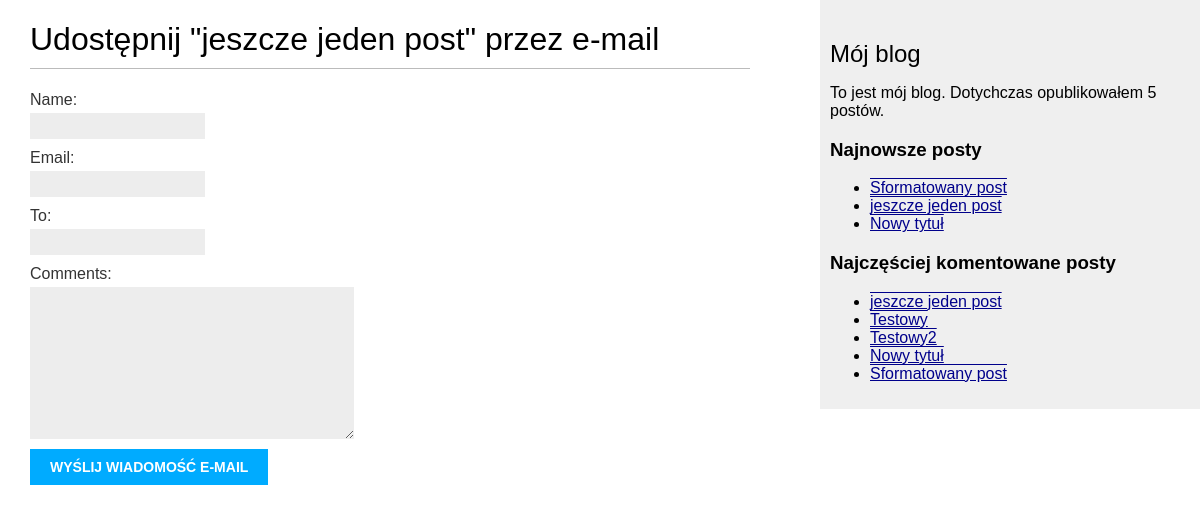
The app's page /my_blog/4/share/ with its own data.
### my_blog/models.py (models this page shows, shortened)
class Post(models.Model):
    STATUS_CHOICES=(
        ('draft', 'Draft'),
        ('published', 'Published'),
    )
    title = models.CharField(max_length=250)
    slug = models.SlugField(max_length=250,
                            unique_for_date='publish')
    author = models.ForeignKey(User,
                               on_delete=models.CASCADE,
                               related_name='blog_posts')
    body = models.TextField()
    publish = models.DateTimeField(default=timezone.now)
    created = models.DateTimeField(auto_now=True)
    updated = models.DateTimeField(auto_now=True)
    status = models.CharField(max_length=10,
                              choices=STATUS_CHOICES,
                              default='draft')
    objects = models.Manager()
    published = PublishedManager()
    tags = TaggableManager()
    class Meta:
        ordering = ('-publish',)
    def get_absolute_url(self):
        return reverse('my_blog:post_detail',
                       args=[self.publish.year,
                             self.publish.strftime('%m'),
                             self.publish.strftime('%d'),
                             self.slug])

### my_blog/views.py (the view)
def post_share(request, post_id):
    post = get_object_or_404(Post, id=post_id,status='published')
    sent = False
    if request.method == 'POST':
        form = EmailPostForm(request.POST)
        if form.is_valid():
            cd = form.cleaned_data
            post_url = request.build_absolute_uri(post.get_absolute_url())
            subject = '{} ({}) zachęca do przeczytania "{}"'.format(cd['name'], cd['email'], post.title)
            message = 'Przeczytaj post "{}" na stronie {}\n\n Komentarz dodany przez {}: {}'.format(post.title, post_url, cd['name'], cd['comments'])
            send_mail(subject, message, 'admin@myblog.com', [cd['to']])
            sent = True
    else:
        form = EmailPostForm()
    return render(request, 'my_blog/post/share.html', {'post':post,
                                                       'form': form,
                                                       'sent': sent})

### my_blog/forms.py
class EmailPostForm(forms.Form):
    name = forms.CharField(max_length=25)
    email = forms.EmailField()
    to = forms.EmailField()
    comments = forms.CharField(required=False,
                               widget=forms.Textarea)

### my_blog/models.py (called while the page is built)
    def get_queryset(self):
        return super(PublishedManager, self).get_queryset().filter(status='published')

### my_blog/templatetags/blog_tags.py (called while the page is built)
@register.simple_tag
def total_posts():
    return Post.published.count()

@register.inclusion_tag('my_blog/post/latest_posts.html')
def show_latest_posts(count=5):
    latest_posts = Post.published.order_by('-publish')[:count]
    return {'latest_posts': latest_posts}

@register.simple_tag
def get_most_commented_posts(count=5):
    return Post.published.annotate(total_comments=Count('comments')).order_by('-total_comments')[:count]

### my_blog/templates/my_blog/post/share.html (shortened to what this page needs)
{% extends 'my_blog/base.html' %}
{%  block content %}
    {%  if sent %}
        <h1>Wiadomość e-mail została wysłana</h1>
        <p>Wysłanie posta "{{  post.title }}" do {{ cd.to }} zakończyło sie sukcesem.</p>
    {%  else %}
        <h1>Udostępnij "{{ post.title }}" przez e-mail</h1>
        <form action="." method="post">
            {{ form.as_p }}
            <input type="submit" value="Wyślij wiadomość e-mail">
        </form>
    {% endif %}
{% endblock %}

### my_blog/templates/my_blog/base.html (shortened to what this page needs)
{% load blog_tags %}
{% load static %}
<!DOCTYPE html>
<html>
<head>
    <link href="{% static "css/blog.css" %}" rel="stylesheet">
</head>
<body>
<div id="content">
    {% block content %}
    {% endblock %}
</div>
<div id="sidebar">
    <h2>Mój blog</h2>
    <p>To jest mój blog. Dotychczas opublikowałem {% total_posts %} postów.</p>
    <h3>Najnowsze posty</h3>
    {% show_latest_posts 3 %}
    <h3>Najczęściej komentowane posty</h3>
    {% get_most_commented_posts as most_commented_posts %}
    <ul>
        {% for post in most_commented_posts %}
        <li>
            <a href="{{ post.get_absolute_url }}">{{ post.title }}</a>
        </li>
        {% endfor %}
    </ul>
</div>
</body>
</html>

### my_blog/templates/my_blog/post/latest_posts.html
<ul>
    {% for post in latest_posts %}
    <li>
        <a href="{{ post.get_absolute_url }}">{{ post.title }}</a>
    </li>
    {%  endfor %}
</ul>

### my_blog/static/css/blog.css (style rules this page uses)
body { margin:0; padding:0; font-family:helvetica, sans-serif; }
a { color:darkblue; text-decoration:overline underline; }
h1 { font-weight:normal; border-bottom:1px solid #bbb; padding:0 0 10px 0; }
h2 { font-weight:normal; margin:30px 0 0; }
#content { float:left; width:60%; padding:0 0 0 30px; }
#sidebar { float:right; width:30%; padding:10px; background:#efefef; height:100%; }
label { float:left; clear:both; color:#333; margin-bottom:4px; }
input, textarea { clear:both; float:left; margin:0 0 10px; background:#ededed; border:0; padding:6px 10px; font-size:12px; }
input[type=submit] { font-weight:bold; background:#00abff; color:#fff; padding:10px 20px; font-size:14px; text-transform:uppercase; }

### records on screen
Post: title "jeszcze jeden post"
Post: title "Sformatowany post"
Post: title "Nowy tytuł"
Post: title "Testowy"
Post: title "Testowy2"
